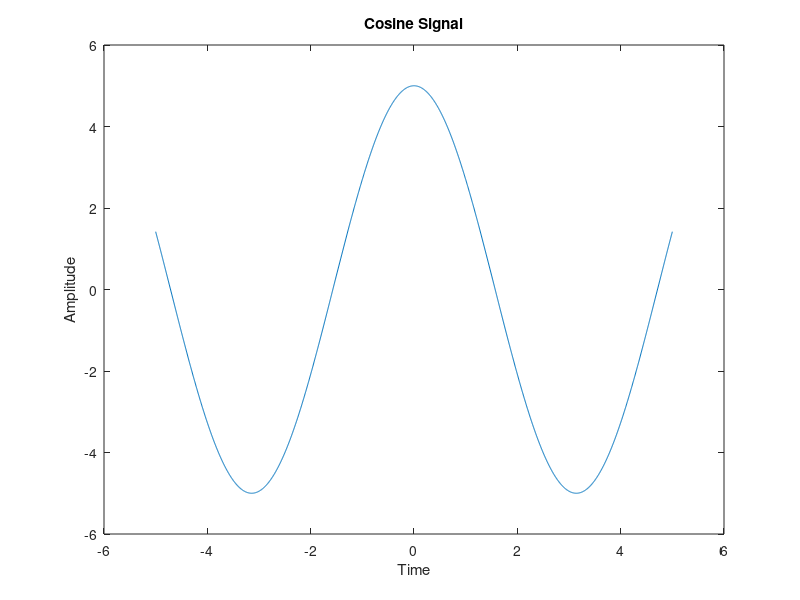

Write MATLAB code to recreate this figure.
clc;
clear all;
close all;
n=input('Enter the value for time ');
a=input('Enter the value for Amplitude ');
t=-n:0.005:n;
y=a*cos(t);
plot(t,y);
ylabel('Amplitude');
xlabel('Time');
title('Cosine Signal');